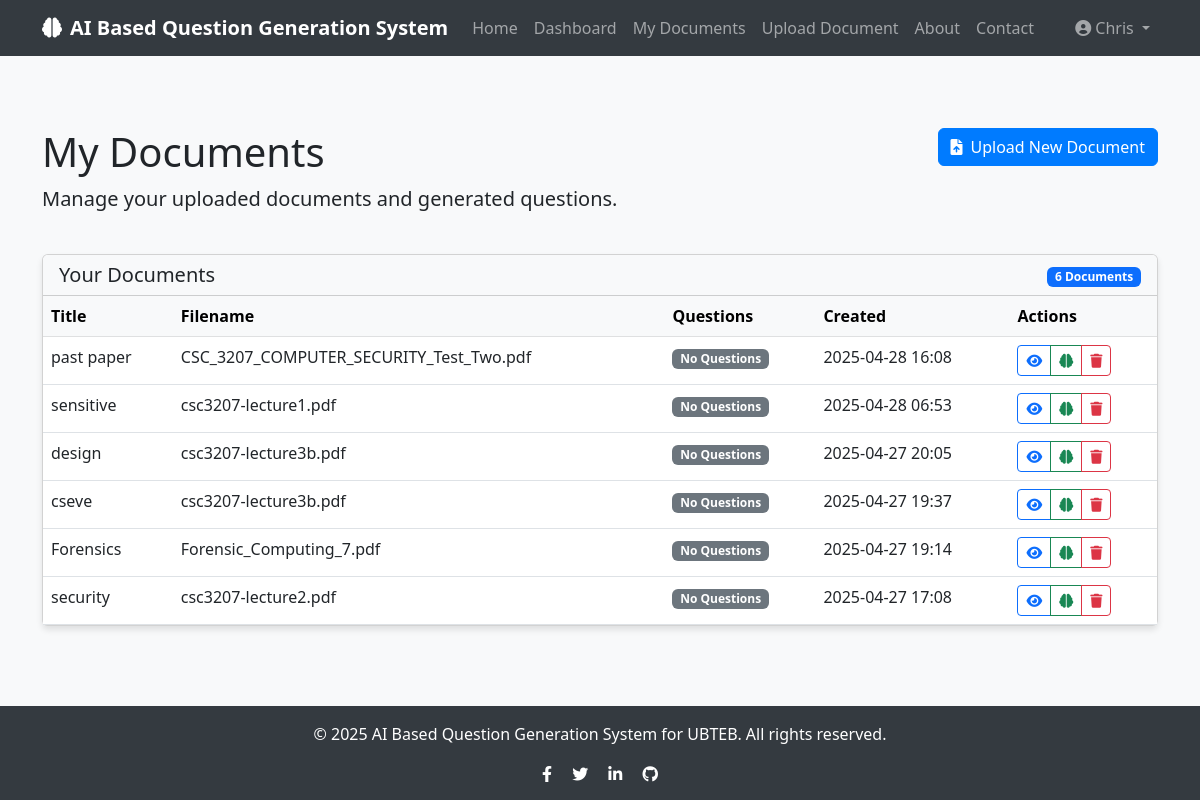
Page /documents (signed in) on the committed database.
### app/models/user.py (models this page shows, shortened)
class User(db.Model, UserMixin):
    __tablename__ = 'users'
    id = db.Column(db.Integer, primary_key=True)
    username = db.Column(db.String(50), unique=True, nullable=False)
    email = db.Column(db.String(120), unique=True, nullable=False)
    password = db.Column(db.String(60), nullable=False)
    created_at = db.Column(db.DateTime, default=datetime.utcnow)
    documents = db.relationship('Document', backref='author', lazy=True,
                               foreign_keys='Document.user_id', cascade="all, delete-orphan")
    questions = db.relationship('Question', backref='author', lazy=True, cascade="all, delete-orphan")
    courses = db.relationship('Course', backref='user', lazy=True, cascade="all, delete-orphan")
    chats = db.relationship('Chat', backref='user', lazy=True, cascade="all, delete-orphan")

### app/models/document.py (models this page shows, shortened)
class Document(db.Model):
    __tablename__ = 'documents'  # Make sure this is plural
    id = db.Column(db.Integer, primary_key=True)
    title = db.Column(db.String(100), nullable=False)
    filename = db.Column(db.String(100), nullable=False)
    file_path = db.Column(db.String(255), nullable=False)
    content = db.Column(db.Text, nullable=False)
    document_type = db.Column(db.String(20), nullable=False, default='note')  # 'note' or 'paper'
    created_at = db.Column(db.DateTime, default=datetime.utcnow)
    updated_at = db.Column(db.DateTime, default=datetime.utcnow, onupdate=datetime.utcnow)
    user_id = db.Column(db.Integer, db.ForeignKey('users.id'), nullable=False)
    course_id = db.Column(db.Integer, db.ForeignKey('courses.id'), nullable=True)

### app/routes/questions.py (the view)
@questions.route('/documents')
@login_required
def list_documents():
    documents = Document.query.filter_by(user_id=current_user.id).all()
    return render_template('questions/documents.html', documents=documents)

### app/models/user.py (called while the page is built)
@login_manager.user_loader
def load_user(user_id):
    return User.query.get(int(user_id))

### app/templates/questions/documents.html (shortened to what this page needs)
{% extends "base.html" %}
{% block content %}
<div class="container py-5">
    <div class="row mb-4">
        <div class="col-md-8">
            <h1>My Documents</h1>
            <p class="lead">Manage your uploaded documents and generated questions.</p>
        </div>
        <div class="col-md-4 text-end">
            <a href="{{ url_for('questions.upload_document') }}" class="btn btn-primary">
                <i class="fas fa-file-upload me-2"></i>Upload New Document
            </a>
        </div>
    </div>
    {% if documents %}
        <div class="row">
            <div class="col-md-12">
                <div class="card">
                    <div class="card-header bg-light">
                        <div class="row align-items-center">
                            <div class="col">
                                <h5 class="mb-0">Your Documents</h5>
                            </div>
                            <div class="col-auto">
                                <span class="badge bg-primary">{{ documents|length }} Documents</span>
                            </div>
                        </div>
                    </div>
                    <div class="card-body p-0">
                        <div class="table-responsive">
                            <table class="table table-hover mb-0">
                                <thead class="table-light">
                                    <tr>
                                        <th>Title</th>
                                        <th>Filename</th>
                                        <th>Questions</th>
                                        <th>Created</th>
                                        <th>Actions</th>
                                    </tr>
                                </thead>
                                <tbody>
                                    {% for document in documents|sort(attribute='created_at', reverse=True) %}
                                        <tr>
                                            <td>{{ document.title }}</td>
                                            <td>{{ document.filename }}</td>
                                            <td>
                                                {% if document.questions|length > 0 %}
                                                    <span class="badge bg-success">{{ document.questions|length }} Questions</span>
                                                {% else %}
                                                    <span class="badge bg-secondary">No Questions</span>
                                                {% endif %}
                                            </td>
                                            <td>{{ document.created_at.strftime('%Y-%m-%d %H:%M') }}</td>
                                            <td>
                                                <div class="btn-group" role="group">
                                                    <a href="{{ url_for('questions.view_document', document_id=document.id) }}"
                                                       class="btn btn-sm btn-outline-primary"
                                                       title="View Document">
                                                        <i class="fas fa-eye"></i>
                                                    </a>
                                                    <a href="{{ url_for('questions.generate_questions_form', document_id=document.id) }}"
                                                       class="btn btn-sm btn-outline-success"
                                                       title="Generate Questions">
                                                        <i class="fas fa-brain"></i>
                                                    </a>
                                                    <button type="button"
                                                            class="btn btn-sm btn-outline-danger delete-doc-btn"
                                                            data-document-id="{{ document.id }}"
                                                            data-document-title="{{ document.title }}"
                                                            title="Delete Document">
                                                        <i class="fas fa-trash"></i>
                                                    </button>
                                                </div>
                                            </td>
                                        </tr>
                                    {% endfor %}
                                </tbody>
                            </table>
                        </div>
                    </div>
                </div>
            </div>
        </div>
    {% endif %}
</div>
{% endblock %}

### app/templates/base.html (shortened to what this page needs)
<!DOCTYPE html>
<html lang="en">
<head>
    <link href="https://cdn.jsdelivr.net/npm/bootstrap@5.3.0/dist/css/bootstrap.min.css" rel="stylesheet">
    <link rel="stylesheet" href="https://cdnjs.cloudflare.com/ajax/libs/font-awesome/6.0.0/css/all.min.css">
</head>
<body>
    <nav class="navbar navbar-expand-lg navbar-dark mb-4">
        <div class="container">
            <a class="navbar-brand" href="{{ url_for('main.index') }}">
                <i class="fas fa-brain me-2"></i>AI Based Question Generation System
            </a>
            <div class="collapse navbar-collapse" id="navbarNav">
                <ul class="navbar-nav me-auto">
                    <li class="nav-item">
                        <a class="nav-link" href="{{ url_for('main.index') }}">Home</a>
                    </li>
                    {% if current_user.is_authenticated %}
                    <li class="nav-item">
                        <a class="nav-link" href="{{ url_for('main.dashboard') }}">Dashboard</a>
                    </li>
                    <li class="nav-item">
                        <a class="nav-link" href="{{ url_for('questions.list_documents') }}">My Documents</a>
                    </li>
                    <li class="nav-item">
                        <a class="nav-link" href="{{ url_for('questions.upload_document') }}">Upload Document</a>
                    </li>
                    {% endif %}
                    <li class="nav-item">
                        <a class="nav-link" href="{{ url_for('main.about') }}">About</a>
                    </li>
                    <li class="nav-item">
                        <a class="nav-link" href="{{ url_for('main.contact') }}">Contact</a>
                    </li>
                </ul>
                <ul class="navbar-nav">
                    {% if current_user.is_authenticated %}
                    <li class="nav-item dropdown">
                        <a class="nav-link dropdown-toggle" href="#" id="navbarDropdown" role="button" data-bs-toggle="dropdown" aria-expanded="false">
                            <i class="fas fa-user-circle me-1"></i>{{ current_user.username }}
                        </a>
                    </li>
                    {% endif %}
                </ul>
            </div>
        </div>
    </nav>
    <div class="content">
        {% block content %}{% endblock %}
    </div>
    <footer class="footer text-center">
        <div class="container">
            <div class="row">
                <div class="col-md-12">
                    <p>&copy; 2025 AI Based Question Generation System for UBTEB. All rights reserved.</p>
                    <div class="social-icons">
                        <a href="#" class="text-white me-3"><i class="fab fa-facebook-f"></i></a>
                        <a href="#" class="text-white me-3"><i class="fab fa-twitter"></i></a>
                        <a href="#" class="text-white me-3"><i class="fab fa-linkedin-in"></i></a>
                        <a href="#" class="text-white"><i class="fab fa-github"></i></a>
                    </div>
                </div>
            </div>
        </div>
    </footer>
</body>
</html>

### app/templates/base.html (style rules this page uses)
body { min-height: 100vh; display: flex; flex-direction: column; background-color: #f8f9fa; }
.content { flex: 1; }
.navbar { background-color: #343a40; }
.navbar-brand { font-weight: bold; color: #ffffff; }
.footer { background-color: #343a40; color: #ffffff; padding: 1rem 0; margin-top: 2rem; }
.card { box-shadow: 0 4px 6px rgba(0, 0, 0, 0.1); transition: all 0.3s ease; }
.btn-primary { background-color: #007bff; border-color: #007bff; }

### rows in the picture
User: username "Chris"
Document: title "past paper", filename "CSC_3207_COMPUTER_SECURITY_Test_Two.pdf", created_at "2025-04-28 16:08"
Document: title "sensitive", filename "csc3207-lecture1.pdf", created_at "2025-04-28 06:53"
Document: title "design", filename "csc3207-lecture3b.pdf", created_at "2025-04-27 20:05"
Document: title "cseve", filename "csc3207-lecture3b.pdf", created_at "2025-04-27 19:37"
Document: title "Forensics", filename "Forensic_Computing_7.pdf", created_at "2025-04-27 19:14"
Document: title "security", filename "csc3207-lecture2.pdf", created_at "2025-04-27 17:08"

### other values in the picture
{{ documents|length }} "6"
